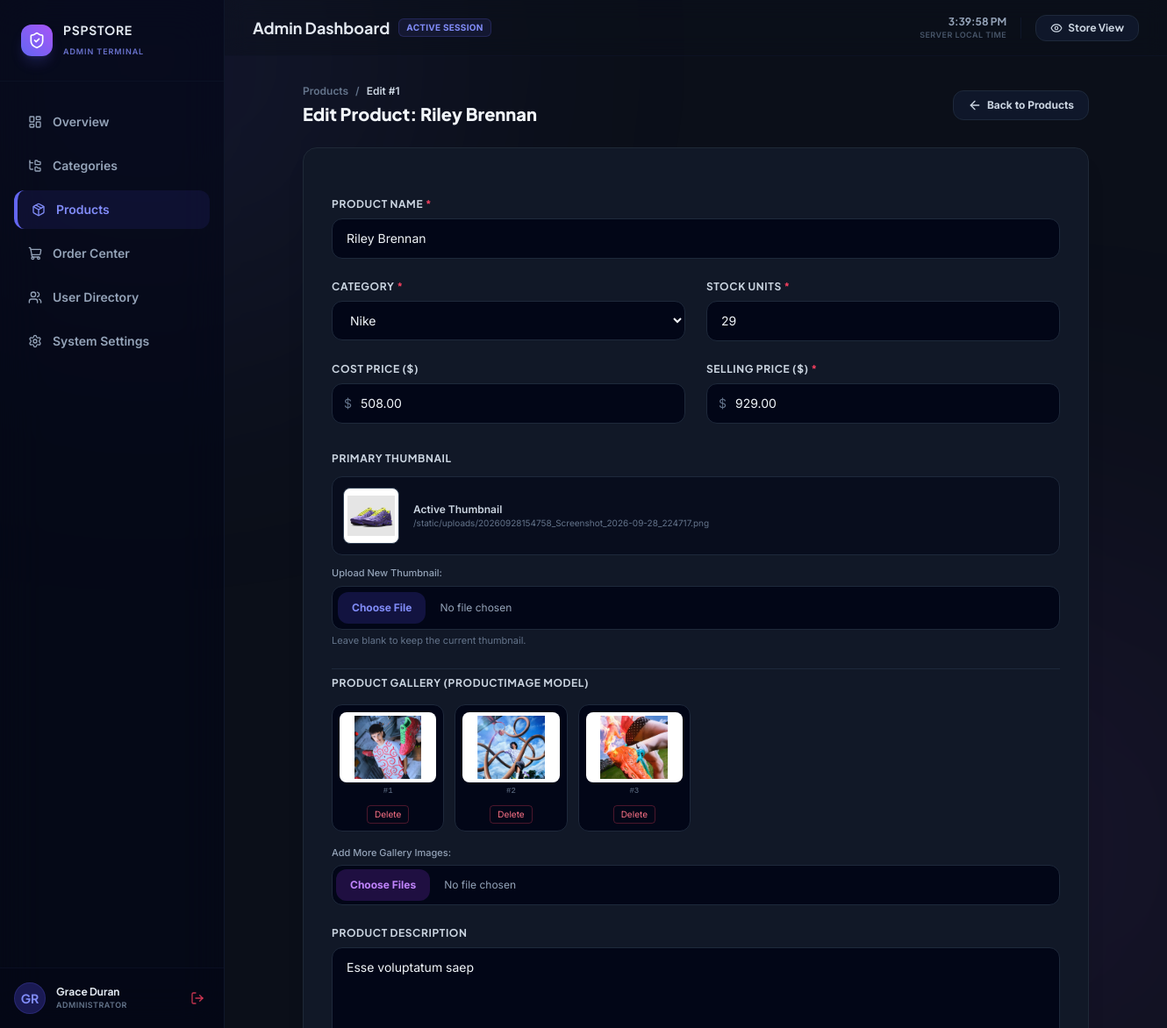
Page /admin/products/edit/1 (signed in) on the committed database.
### models.py (models this page shows, shortened)
class Product(db.Model):
    __tablename__ = 'product'
    id = db.Column(db.Integer, primary_key=True)
    name = db.Column(db.String(255), nullable=False)
    thumbnail = db.Column(db.String(255), nullable=True)
    Cost = db.Column(db.Numeric(10, 2), nullable=True, default=0.00)
    Price = db.Column(db.Numeric(10, 2), nullable=False, default=0.00)
    Stock = db.Column(db.Integer, nullable=False, default=0)
    CategoryId = db.Column(db.Integer, db.ForeignKey('category.id'), nullable=False)
    description = db.Column(db.Text, nullable=True)
    images = db.relationship('ProductImage', backref='product', cascade='all, delete-orphan', lazy=True)
    @property
    def cost(self):
        return float(self.Cost) if self.Cost is not None else 0.0
    @property
    def price(self):
        return float(self.Price) if self.Price is not None else 0.0
    @property
    def stock(self):
        return self.Stock or 0
    @property
    def category_id(self):
        return self.CategoryId
    @property
    def title(self):
        return self.name
    @property
    def image(self):
        if self.thumbnail:
            return self.thumbnail
        if self.images and len(self.images) > 0:
            return self.images[0].name
        return "/static/img/placeholder.png"

class Category(db.Model):
    __tablename__ = 'category'
    id = db.Column(db.Integer, primary_key=True)
    name = db.Column(db.String(255), nullable=False)
    image = db.Column(db.String(255), nullable=True)
    description = db.Column(db.Text, nullable=True)
    products = db.relationship('Product', backref='category', cascade='all, delete-orphan', lazy=True)

class ProductImage(db.Model):
    __tablename__ = 'product_image'
    id = db.Column(db.Integer, primary_key=True)
    ProductId = db.Column(db.Integer, db.ForeignKey('product.id'), nullable=False)
    name = db.Column(db.String(255), nullable=False)
    @property
    def product_id(self):
        return self.ProductId

### admin/routes.py (the view, shortened to what this page needs)
@admin_bp.route('/products/edit/<int:product_id>', methods=['GET', 'POST'])
@login_required
@admin_only
def admin_products_edit(product_id):
    product_item = Product.query.get_or_404(product_id)
    categories_list = Category.query.order_by(Category.name.asc()).all()
    return render_template('admin/product/edit.html', active_tab='products', product=product_item, categories=categories_list)

### auth.py (called while the page is built)
def is_authenticated() -> bool:
    return bool(session.get("user_id"))

def is_admin_user() -> bool:
    if not is_authenticated():
        return False
    role = (session.get("user_role") or "").lower()
    return role in ADMIN_ROLES

def login_required(view):
    @wraps(view)
    def wrapped(*args, **kwargs):
        if not session.get("user_id"):
            flash("Please log in to access the Admin Terminal.", "warning")
            return redirect(url_for("admin.admin_login", next=request.path))
        if not is_admin_user():
            flash("Access denied: Customer accounts cannot access the Admin Portal.", "danger")
            return redirect(url_for("admin.admin_login"))
        return view(*args, **kwargs)
    return wrapped

def admin_only(view):
    @wraps(view)
    def wrapped(*args, **kwargs):
        if not session.get("user_id"):
            flash("Please log in to access the Admin Terminal.", "warning")
            return redirect(url_for("admin.admin_login", next=request.path))
        if not is_admin_user():
            flash("Access denied: Customer accounts cannot access the Admin Portal.", "danger")
            return redirect(url_for("admin.admin_login"))
        if (session.get("user_role") or "").lower() == "staff":
            flash("Access restricted: Staff members cannot access the User Directory.", "danger")
            return redirect(url_for("admin.admin_dashboard"))
        return view(*args, **kwargs)
    return wrapped

### templates/admin/product/edit.html (shortened to what this page needs)
{% extends 'admin/master.html' %}
{% block content %}
<div class="max-w-4xl mx-auto space-y-6">
    <div class="flex items-center justify-between">
        <div>
            <div class="flex items-center gap-2 text-xs text-slate-500 font-semibold mb-1">
                <a href="/admin/products" class="hover:text-indigo-400 transition-colors">Products</a>
                <span>/</span>
                <span class="text-slate-300">Edit #{{ product.id }}</span>
            </div>
            <h1 class="text-xl font-black text-slate-100 font-display">Edit Product: {{ product.name }}</h1>
        </div>
        <a href="/admin/products" class="px-4 py-2 bg-slate-900 hover:bg-slate-800 text-slate-300 rounded-xl text-xs font-bold transition-all flex items-center gap-1.5 border border-slate-800">
            <i data-lucide="arrow-left" class="w-4 h-4"></i>
            <span>Back to Products</span>
        </a>
    </div>
    <div class="bg-cardBg border border-cardBorder rounded-2xl p-6 md:p-8 shadow-xl">
        <form action="/admin/products/edit/{{ product.id }}" method="POST" enctype="multipart/form-data" class="space-y-6">
            <div class="grid grid-cols-1 md:grid-cols-2 gap-6">
                <div class="md:col-span-2">
                    <label for="name" class="block text-xs font-bold text-slate-300 uppercase tracking-wider mb-2 font-display">Product Name <span class="text-rose-500">*</span></label>
                    <input type="text" id="name" name="name" value="{{ product.name }}" required class="w-full px-4 py-3 rounded-xl bg-slate-950 border border-slate-800 text-slate-100 text-sm placeholder-slate-600 focus:outline-none focus:ring-1 focus:ring-indigo-500/50">
                </div>
                <div>
                    <label for="CategoryId" class="block text-xs font-bold text-slate-300 uppercase tracking-wider mb-2 font-display">Category <span class="text-rose-500">*</span></label>
                    <select id="CategoryId" name="CategoryId" required class="w-full px-4 py-3 rounded-xl bg-slate-950 border border-slate-800 text-slate-100 text-sm focus:outline-none focus:ring-1 focus:ring-indigo-500/50">
                        {% for cat in categories %}
                        <option value="{{ cat.id }}" {% if cat.id == product.CategoryId %}selected{% endif %}>{{ cat.name }}</option>
                        {% endfor %}
                    </select>
                </div>
                <div>
                    <label for="Stock" class="block text-xs font-bold text-slate-300 uppercase tracking-wider mb-2 font-display">Stock Units <span class="text-rose-500">*</span></label>
                    <input type="number" id="Stock" name="Stock" value="{{ product.Stock or 0 }}" min="0" required class="w-full px-4 py-3 rounded-xl bg-slate-950 border border-slate-800 text-slate-100 text-sm focus:outline-none focus:ring-1 focus:ring-indigo-500/50">
                </div>
                <div>
                    <label for="Cost" class="block text-xs font-bold text-slate-300 uppercase tracking-wider mb-2 font-display">Cost Price ($)</label>
                    <div class="relative">
                        <span class="absolute inset-y-0 left-0 pl-3.5 flex items-center text-slate-500 text-sm">$</span>
                        <input type="number" step="0.01" min="0" id="Cost" name="Cost" value="{{ product.Cost or 0.0 }}" class="w-full pl-8 pr-4 py-3 rounded-xl bg-slate-950 border border-slate-800 text-slate-100 text-sm focus:outline-none focus:ring-1 focus:ring-indigo-500/50">
                    </div>
                </div>
                <div>
                    <label for="Price" class="block text-xs font-bold text-slate-300 uppercase tracking-wider mb-2 font-display">Selling Price ($) <span class="text-rose-500">*</span></label>
                    <div class="relative">
                        <span class="absolute inset-y-0 left-0 pl-3.5 flex items-center text-slate-500 text-sm">$</span>
                        <input type="number" step="0.01" min="0" id="Price" name="Price" value="{{ product.Price or 0.0 }}" required class="w-full pl-8 pr-4 py-3 rounded-xl bg-slate-950 border border-slate-800 text-slate-100 text-sm focus:outline-none focus:ring-1 focus:ring-indigo-500/50">
                    </div>
                </div>
            </div>
            <div class="space-y-3 pt-2">
                <label class="block text-xs font-bold text-slate-300 uppercase tracking-wider font-display">Primary Thumbnail</label>
                {% if product.thumbnail %}
                <div class="flex items-center gap-4 p-3 bg-slate-950/60 rounded-xl border border-slate-800 mb-3">
                    <img src="{{ product.thumbnail }}" alt="{{ product.name }}" class="w-16 h-16 rounded-lg object-contain bg-white p-1 border border-slate-700">
                    <div>
                        <p class="text-xs text-slate-300 font-semibold">Active Thumbnail</p>
                        <p class="text-[10px] text-slate-500 truncate max-w-sm">{{ product.thumbnail }}</p>
                    </div>
                </div>
                {% endif %}
                <div>
                    <span class="text-[11px] text-slate-400 block mb-1.5 font-medium">Upload New Thumbnail:</span>
                    <input type="file" id="thumbnail" name="thumbnail" accept="image/*" class="w-full text-xs text-slate-400 file:mr-4 file:py-2.5 file:px-4 file:rounded-xl file:border-0 file:text-xs file:font-bold file:bg-indigo-600/20 file:text-indigo-400 hover:file:bg-indigo-600/30 file:cursor-pointer cursor-pointer bg-slate-950 border border-slate-800 rounded-xl p-1.5 focus:outline-none focus:ring-1 focus:ring-indigo-500/50">
                    <p class="text-[11px] text-slate-500 mt-1">Leave blank to keep the current thumbnail.</p>
                </div>
            </div>
            <div class="space-y-4 pt-2 border-t border-slate-800">
                <label class="block text-xs font-bold text-slate-300 uppercase tracking-wider font-display">Product Gallery (ProductImage Model)</label>
                {% if product.images and product.images|length > 0 %}
                <div class="grid grid-cols-2 sm:grid-cols-4 md:grid-cols-6 gap-3">
                    {% for img in product.images %}
                    <div class="relative group bg-slate-950 border border-slate-800 rounded-xl p-2 flex flex-col items-center">
                        <img src="{{ img.name }}" alt="Gallery Image" class="w-full h-20 object-contain bg-white rounded-lg p-1">
                        <span class="text-[9px] text-slate-500 font-mono mt-1">#{{ img.id }}</span>
                        <div class="mt-1">
                            <button type="submit" form="del-img-{{ img.id }}" class="px-2 py-0.5 text-[10px] text-rose-400 hover:text-white hover:bg-rose-600/30 rounded border border-rose-500/30 transition-all">
                                Delete
                            </button>
                        </div>
                    </div>
                    {% endfor %}
                </div>
                {% else %}
                <p class="text-xs text-slate-500 italic">No extra gallery images uploaded for this product yet.</p>
                {% endif %}
                <div>
                    <span class="text-[11px] text-slate-400 block mb-1.5 font-medium">Add More Gallery Images:</span>
                    <input type="file" name="gallery_images" multiple accept="image/*" class="w-full text-xs text-slate-400 file:mr-4 file:py-2.5 file:px-4 file:rounded-xl file:border-0 file:text-xs file:font-bold file:bg-purple-600/20 file:text-purple-400 hover:file:bg-purple-600/30 file:cursor-pointer cursor-pointer bg-slate-950 border border-slate-800 rounded-xl p-1">
                </div>
            </div>
            <div>
                <label for="description" class="block text-xs font-bold text-slate-300 uppercase tracking-wider mb-2 font-display">Product Description</label>
                <textarea id="description" name="description" rows="4" class="w-full px-4 py-3 rounded-xl bg-slate-950 border border-slate-800 text-slate-100 text-sm placeholder-slate-600 focus:outline-none focus:ring-1 focus:ring-indigo-500/50">{{ product.description or '' }}</textarea>
            </div>
        </form>
    </div>
</div>
{% endblock %}

### templates/admin/master.html (style rules this page uses)
.font-display { font-family: 'Plus Jakarta Sans', sans-serif; }

### rows in the picture
Product: id "1", name "Riley Brennan", CategoryId "Nike", Stock "29", Cost "508.00", Price "929.00", thumbnail (picture), thumbnail "/static/uploads/20260928154758_Screenshot_2026-09-28_224717.png", description "Esse voluptatum saep"
ProductImage: name (picture), id "1"
ProductImage: name (picture), id "2"
ProductImage: name (picture), id "3"

### other values in the picture
{{ (session.get('username') or 'SP')[:2] }} "GR"
{{ session.get('username') or 'Sophea Preab' }} "Grace Duran"
{{ session.get('user_role') or 'Super Administrator' }} "ADMINISTRATOR"
